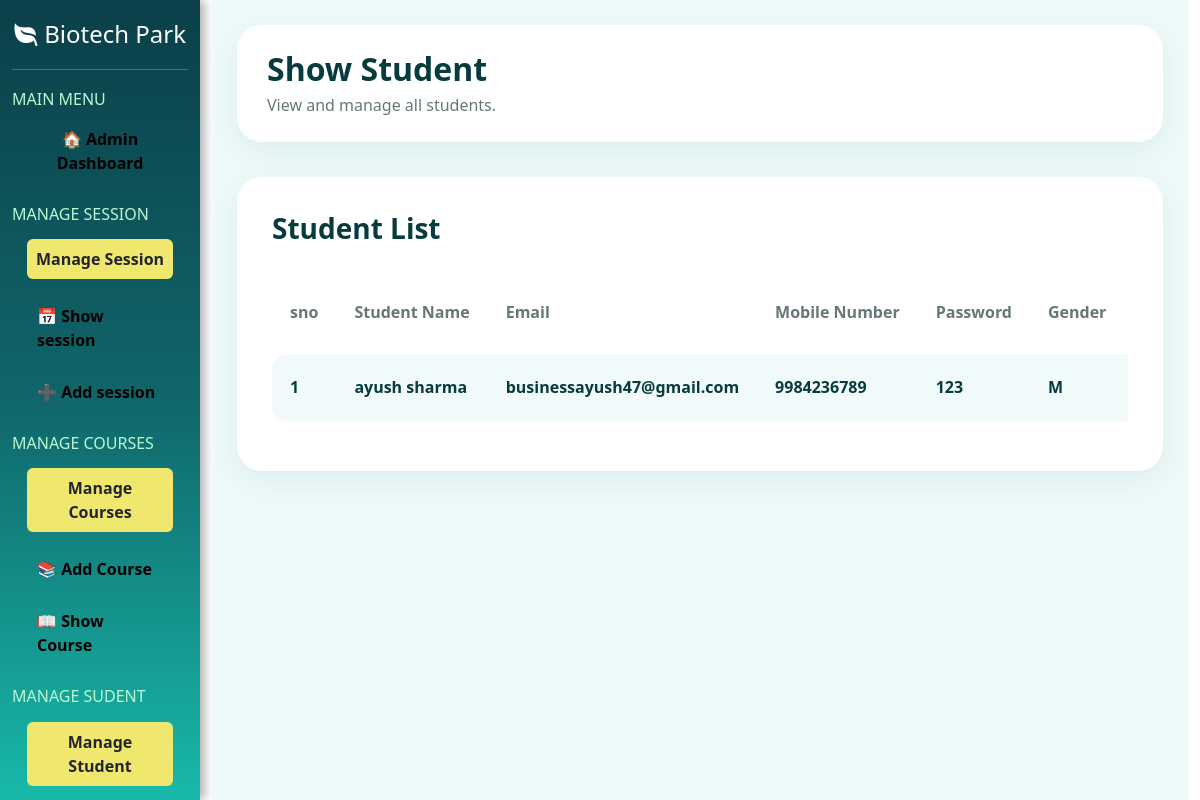
The app's page /showstudent/, older data.
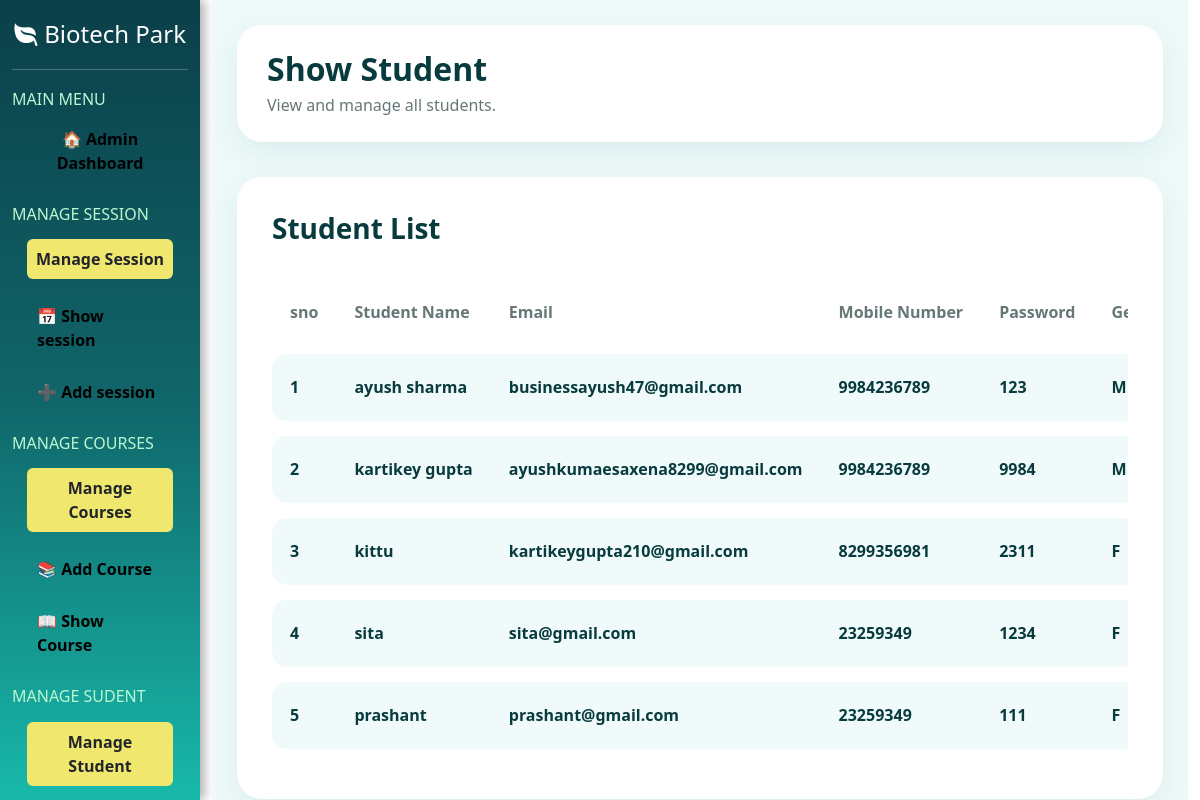
The same page, newer data.
### myapp/models.py (models this page shows)
class tbl_student(models.Model):
    sid=models.IntegerField(primary_key=True,auto_created=True)
    name=models.CharField(max_length=225,null=True)
    emailaddress=models.EmailField(max_length=225,null=True)
    password=models.CharField(max_length=16,null=True)
    contact_no=models.IntegerField(null=True)
    gender=models.CharField(max_length=2,null=True)
    dob=models.DateField(null=True,blank=True)
    f_name=models.CharField(max_length=255,null=True)
    m_name=models.CharField(max_length=255,null=True)
    address=models.CharField(max_length=500,null=True)
    aadhar_no=models.IntegerField(blank=True,null=True)
    aadhar_pic=models.FileField(upload_to='student_documents',null=True)
    Session=models.CharField(max_length=50,null=True)
    course=models.CharField(max_length=500,null=True)
    course_duration=models.CharField(max_length=50,null=True)
    hs_percentage=models.CharField(max_length=20,null=True)
    hs_marksheet=models.FileField(upload_to='student_documents',null=True)
    inter_percentage=models.CharField(max_length=20,null=True)
    inter_marksheet=models.FileField(upload_to='student_documents',null=True)
    profile_pic=models.FileField(upload_to='student_documents',null=True)
    sign=models.FileField(upload_to='student_documents',null=True)
    application_status=models.CharField(max_length=20,null=True)
    fees=models.IntegerField(null=True)
    fees_status=models.CharField(max_length=20,default="Unpaid")
    payment_id=models.CharField(max_length=100,null=True,blank=True)
    payment_date=models.DateTimeField(null=True,blank=True)
    step1_completed = models.BooleanField(default=False)
    step2_completed = models.BooleanField(default=False)

### myapp/views.py (the view)
# urls.py: path('showstudent/', showstudent, name='showstudent'),
def showstudent(request):
    ab = tbl_student.objects.all()
    return render(request, 'admin/showstudent.html', {'ab': ab})

### myapp/templates/admin/showstudent.html (shortened to what this page needs)
{% extends 'admin/adminlayout.html' %}
{% block admin %}
<div class="course-page">
    <div class="page-header">
        <h2>Show Student</h2>
        <p>View and manage all students.</p>
    </div>
    <div class="course-card">
        <div class="d-flex justify-content-between align-items-center mb-4">
            <h3 class="course-title">
                Student List
            </h3>
        </div>
        <div class="table-responsive">
            <table class="table custom-table">
                <thead>
                    <tr>
                       <th>sno</th>
                        <th>Student Name</th>
                        <th>Email</th>
                        <th>Mobile Number</th>
                        <th>Password</th>
                        <th>Gender</th>
                        <th>DOB</th>
                    </tr>
                </thead>
                <tbody>
                    {% for i in ab %}
                    <tr>
                        <td>{{i.sid}}</td>
                        <td>{{ i.name }}</td>
                        <td>{{ i.emailaddress }}</td>
                        <td>{{ i.contact_no }}</td>
                         <td>{{ i.password }}</td>
                        <td>
                             {{ i.gender }}
                        </td>
                        <td>{{ i.dob }}</td>
                    </tr>
                    {% endfor %}
                </tbody>
            </table>
        </div>
    </div>
</div>
{% endblock %}

### myapp/templates/admin/adminlayout.html (shortened to what this page needs)
<!doctype html>
<html lang="en">
<head>
    <link href="https://cdn.jsdelivr.net/npm/bootstrap@5.3.8/dist/css/bootstrap.min.css" rel="stylesheet"
>
    <link rel="stylesheet"
        href="https://cdnjs.cloudflare.com/ajax/libs/bootstrap-icons/1.13.1/font/bootstrap-icons.min.css"
 />
</head>
<body>
    <div class="container-fluid">
        <div class="row">
            <div class="col-sm-2 h">
                <h4><i class="bi bi-leaf-fill"></i> Biotech Park</h4>
                <hr class="text-white mt-0">
                <h6 class="h6-menu">MAIN MENU</h6>
                <p class="text-white fw-bold text-center"><a href="{% url 'dashboard' %}" style="margin-top: 20px;">🏠
                        Admin Dashboard</a>
                </p>
                <h6 class="h6-menu">MANAGE SESSION</h6>
                <p id="heading">Manage Session</p>
                <p class=" menu"><a href="{% url 'showsession' %}">📅 Show session</a></p>
                <p class="menu"><a href="{% url 'addsession' %}">➕ Add session</a></p>
                <h6 class="h6-menu">MANAGE COURSES</h6>
                <p id="heading">Manage Courses</p>
                <p class=" menu"><a href="{% url 'addcourse' %}">📚 Add Course</a></p>
                <p class=" menu"><a href="{% url 'showcourse' %}">📖 Show Course</a></p>
                  <h6 class="h6-menu">MANAGE SUDENT</h6>
                  <p id="heading">Manage Student</p>
            </div>
            <div class="col-sm-10 main-content  ">
                {% block admin %}
                {% endblock %}
            </div>
        </div>
    </div>
</body>
</html>

### myapp/templates/admin/adminlayout.html (style rules this page uses)
body { overflow: hidden; }
.h { height: 100vh; overflow-y: scroll; }
.h:first-child { background: linear-gradient(180deg, #0b3f49 0%, #10666a 50%, #18b9aa 100%); box-shadow: 5px 0 10px rgba(0, 0, 0, .3); }
.h h4 { color: white; text-align: center; padding: 20px 0; margin: 0; font-size: 24px; }
.h p { padding: 10px; border-radius: 8px; }
a { text-decoration: none; color: black; }
#heading { background: rgb(240, 231, 111); padding: 8px; text-align: center; font-weight: bold; border-radius: 6px; margin: 15px; }
.menu { padding: 12px; border-radius: 8px; margin: 8px 15px; transition: 0.3s; }
.menu a { color: black; text-decoration: none; font-weight: bold; display: block; }
.h6-menu { color: #BBF7D0; margin-top: 20px; }
.main-content { height: 100vh; overflow-y: auto; }

### myapp/templates/admin/showstudent.html (style rules this page uses)
.course-page { min-height: 100vh; background: #eefafa; padding: 25px; }
.page-header { background: white; padding: 25px 30px; border-radius: 25px; box-shadow: 0 10px 30px rgba(0, 80, 80, 0.08); margin-bottom: 35px; }
.page-header h2 { color: #073b3d; font-weight: 800; margin-bottom: 5px; }
.page-header p { color: #667777; margin: 0; }
.course-card { background: white; border-radius: 25px; padding: 35px; box-shadow: 0 10px 30px rgba(0, 80, 80, 0.08); }
.course-title { color: #073b3d; font-weight: 800; margin: 0; }
.custom-table { border-collapse: separate; border-spacing: 0 15px; margin-bottom: 0; }
.custom-table thead th { border: none; color: #667777; background: transparent; padding: 15px 18px; white-space: nowrap; }
.custom-table tbody td { background: #f1fafa; border: none; padding: 18px; vertical-align: middle; font-weight: 600; color: #073b3d; white-space: nowrap; }
.custom-table tbody td:first-child { border-radius: 15px 0 0 15px; }

Row changes from the older to the newer data that the page shows:
added tbl_student: sid "2", name "kartikey gupta", emailaddress "ayushkumaesaxena8299@gmail.com", contact_no "9984236789", password "9984", gender "M"
added tbl_student: sid "3", name "kittu", emailaddress "kartikeygupta210@gmail.com", contact_no "8299356981", password "2311", gender "F"
added tbl_student: sid "4", name "sita", emailaddress "sita@gmail.com", contact_no "23259349", password "1234", gender "F"
added tbl_student: sid "5", name "prashant", emailaddress "prashant@gmail.com", contact_no "23259349", password "111", gender "F"
